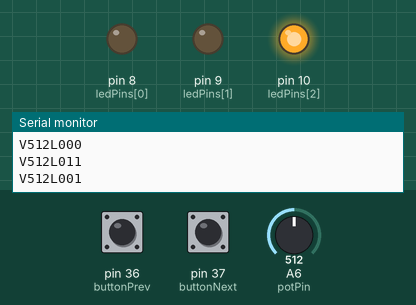
Bench run of a sketch on a simulated Arduino Mega 2560, built with avr-gcc and run on an emulated ATmega2560. On the bench: output pins drawn as LEDs (lit = HIGH), the last lines printed to the serial monitor. Inputs (shaded band) come from the test bench; at power-on: pin 36 (buttonPrev) HIGH, pin 37 (buttonNext) HIGH, A6 (potPin) = 512. Random numbers use the default seed unless the sketch sets one.

Above: at 0.7 s.
1.3 s: pin 36 (buttonPrev) pulled LOW for 0.25 s
At 1.5 s:
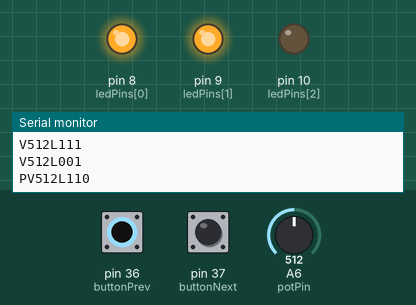
4.5 s: pin 37 (buttonNext) pulled LOW for 0.25 s
At 4.72 s:
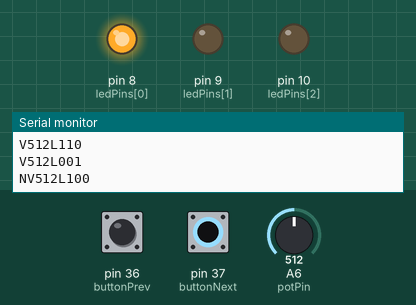
7.5 s: pin 36 (buttonPrev) driven LOW and pin 37 (buttonNext) driven LOW
At 14.1 s:
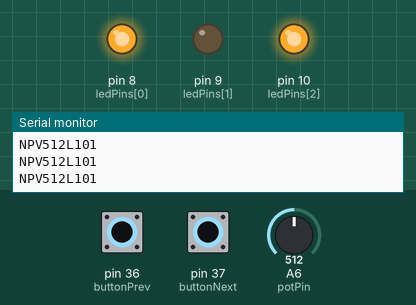
Timing chart, 0 to 16.5 s (numbered marks = the images above; inputs shaded):
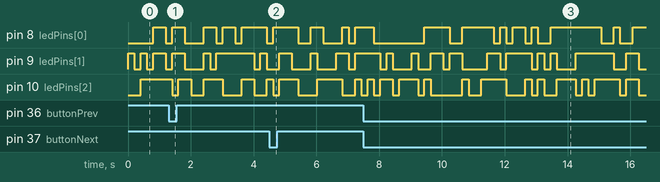

The sketch:

WIP2.ino.ino
```cpp
const int buttonNext = 37;
const int buttonPrev = 36;
const int potPin = 6;
const int ledPins[3] = {8, 9, 10};

void setup() {
  pinMode(buttonNext, INPUT_PULLUP);
  pinMode(buttonPrev, INPUT_PULLUP);
  for (int i = 0; i < 3; i++) {
    pinMode(ledPins[i], OUTPUT);
  }
  Serial.begin(115200);
  randomSeed(analogRead(0));
}

void loop() {
  int nextState = digitalRead(buttonNext);
  int prevState = digitalRead(buttonPrev);
  int potValue = analogRead(potPin); // 0 - 1023

  // Send control data
  Serial.print(nextState == LOW ? "N" : ""); // Next song
  Serial.print(prevState == LOW ? "P" : ""); // Previous song
  Serial.print("V");
  Serial.print(potValue); // Volume

  // Send LED random pattern
  Serial.print("L");
  for (int i = 0; i < 3; i++) {
    int ledState = random(0, 2);
    digitalWrite(ledPins[i], ledState);
    Serial.print(ledState);
  }
  Serial.println();

  delay(200); // Small delay to avoid flooding serial
}
```
